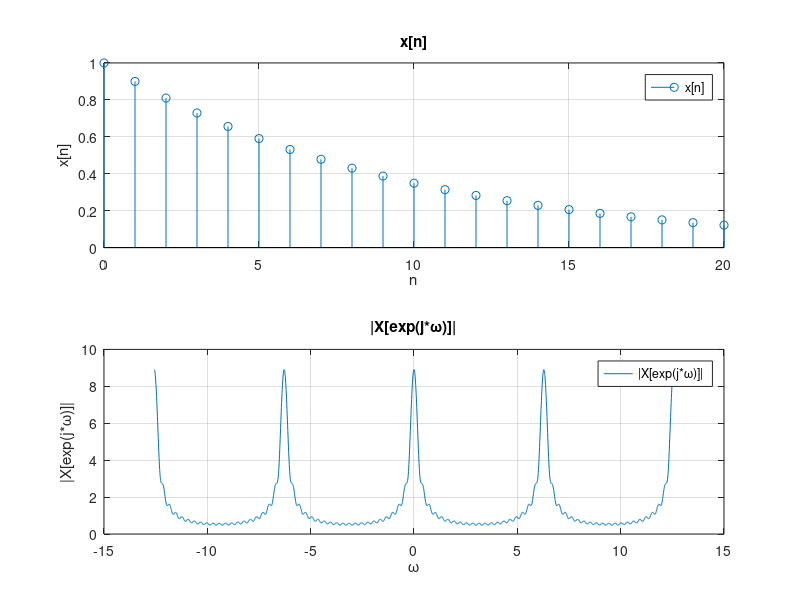

Source code (MATLAB):
%201500127 Δημήτρης Ορεινός ’σκηση 2.3

%Αρχικά ορίζουμε το σήμα διακριτού χρόνου x[n] που μας δίνεται από την εκφωνηση της άσκησης,
% ορίζοντας σταθερό χρονικό βήμα time_step=1, μιας και μιλάμε για διακριτό σήμα. 
%Πιο συγκεκριμένα το σήμα x[n] ορίζεται ως εξής:
%x(t)=(0,9)^(n), με το n(ως διάνυσμα χρόνου n1) να περιλαμβάνει τις τιμές του
%διαστήματος [0,20]

clc
clear all



n1=[0:20];


x=(0.9).^(n1);






%Έπειτα μέσω της εντολής figure ανίογουμε ένα νέο παράθυρο σχεδίασης. 

figure

subplot(2,1,1)%Με τη χρήση  της εντολής subplot(m,n,p), (όπου ο τελευταίος δείκτης p
%ορίζει ποιο παράθυρο κάθε φορά είναι ανοιχτό),χωρίζουμε το παράθυρο σχεδίασης σε δύο μέρη. 


 
 stem(n1,x)%Σχεδιάζουμε στο πρώτο παράθυρο το σήμα x[n],χρησιμοποιώντας την εντολή stem(x,y),
%όπου σαν ανεξάρτητη μεταβλητή x,θα θεωρήσουμε το χρόνο n και σαν
%εξαρτημένη μεταβλητή y, τις τιμές του σήματος x[n], για κάθε τιμή του
%χρόνου n.
 
grid  

ylabel('x[n]'), xlabel('n'), legend('x[n]'), title('x[n]')%Με τη χρήση των εντολών ylabel('text')
%, xlabel('text'), legend('text'), title('text'), 
%εισάγουμε κατάλληλους τίτλους αξόνων και γραφήματος, λεζάντα, πλέγμα και
%βαθμολόγηση αξόνων για τo γράφημα του σήματος x[n].


w=[-4*pi:0.01:4*pi]; %Ορίζουμε ένα διάνυσμα συχνοτήτων στο διάστημα [-10:10] με σταθερό συχνοτικό 
%βήμα freq_step =0.1.

%Στη συνέχεια υπολογίζουμε το μετασχηματισμό Fourier, χρησιμοποιώντας ένα forloop.
%Έτσι θα επιτύχουμε να εφαρμόσουμε ακριβώς τον ορισμό του αθροίσματος που
%αντιστοιχεί στο μετασχηματισμό Fourier για τα διακριτά σήματα,
%δηλαδή σε κάθε loop, για μία συγκεκριμένη τιμή του χρόνου n, να αθροίζουμε ως προς τον χρόνο το x[n].







X=0;
g=0;
for r=0:20
   g=g+1;
    X=X+x(g).*exp(-j*r*w);
end




subplot(2,1,2)



plot(w,abs(X))%Σχεδιάζουμε στο δεύτερο παράθυρο το μέτρο του μετασχηματισμού Fourier του σήματος x[n]
%|X[exp(j*ω)]|,χρησιμοποιώντας την εντολή stem(x,y),
%όπου σαν ανεξάρτητη μεταβλητή x,θα θεωρήσουμε το χρόνο n(διάνυσμα χρόνου n1) και σαν
%εξαρτημένη μεταβλητή y, τις τιμές του μέτρου του Μετασχηματισμού Fourier του σήματος x[n]|X[exp(j*ω)]|, 
%για κάθε τιμή του χρόνου n.

grid

ylabel('|X[exp(j*ω)]|'), xlabel('ω'), legend('|X[exp(j*ω)]|'), title('|X[exp(j*ω)]|')
%Με τη χρήση των εντολών ylabel('text')
%, xlabel('text'), legend('text'), title('text'), 
%εισάγουμε κατάλληλους τίτλους αξόνων και γραφήματος, λεζάντα, πλέγμα και
%βαθμολόγηση αξόνων για τo γράφημα του μέτρου του Μετασχηματισμού Fourier του σήματος x[n]|X[exp(j*ω)]|.


%Από τον πίνακα στοιχειωδών μετασχηματισμών Fourier διακριτών σημάτων
%βρίσκουμε ότι ο Μετασχηματισμού Fourier του σήματος x[n]=α^(n), με |α|=0,9<1 είναι η
%συνάρτηση Χ(exp(j*ω))=1/(1-0,9*exp(-j*ω)) και χρησιμοποιώντας τον τύπο του
%Euler exp(-j*ω)=cos(ω)-j*sin(ω), θα έχουμε Χ(exp(j*ω))=1/(1-0,9*cos(ω)+0,9*j*sin(ω)).
%Αυτή η σχέση δικαιολογεί απόλυτα τη μορφή του γραφήματος του μέτρου του Μετασχηματισμού Fourier 
%του σήματος x[n]|X[exp(j*ω)]| που προκύπτει.



Ex = sum(abs(x).^2) %Στη συνέχεια για αυτό το σήμα θα υπολογίσουμε την ενέργεια του η οποία υπολογίζεται
% μέσω του ολοκληρώματος της συνάρτησης |x(t)|^2 από τη τιμή 0 εώς τη τιμή 20, 
%καθώς το σήμα x[n] ορίζεται στο χρονικό διάστημα [0,20].

% Το μέτρο του σήματος x[n] το βρίσκουμε χρησιμοποιώντας την εντολή abs(x)


    
 %Έπειτα όπως φαίνεται από  τη  παρακάτω γραμμή κώδικα, 
%εφαρμόζουμε το θεώρημα του Parseval στο πεδίο των συχνοτήτων.Αυτό το
%θεώρημα διατυπώνεται ως εξής: Έστω X(exp(j*ω)) ο μετασχηματισμός Fourier του
%διακριτού σήματος x[n].Τότε η ενέργεια Εx του σήματος x[n] που ισούται, στο πεδίο του χρόνου, με
%το άθροισμα των τιμών του σήματος x[n] από 0  εώς το 20 υψωμένες στο τετράγωνο (|x(t)|^2), θα
%ισούται επίσης με το ολκολήρωμα στο χώρο των συχνοτήτων, διαιρούμενο κατα
%2π, από το 0 εώς το 2*π, της συνάρτησης |Χ(ω)|^2.

%Πράγματι διαπιστώνουμε ότι η ιδιότητα του Parseval ισχύει καθώς η ενέργεια
%που προκύπτει, τόσο στο χώρο των συχνοτήτων, όσο και στο χώρο του χρόνου
%είναι η ίδια(σχεδόν, καθώς και οι δύο τιμές ενέργείας είναι πολύ κοντά στη τιμή 5,2 
%με πολύ μικρές αποκλίσεις σε τάξη μεγέθους 10^(-3)).

%Ουσιαστικά προκύπτει ότι η ισχύς του σήματος x[n] για χρονικό διάστημα ίσο
%με μία περίοδο είναι ίσο με το άθροισμα των τιμών του σήματος x[n] υψωμένες στο τετράγωνο, για
%κάθε n.

%Τα ολοκληρώματα της ενέργειας τόσο στο χώρο του χρόνου, όσο και στο χώρο
%των συχνοτήτων, δεν υπολογίζονται χρησιμοποιώντας συμβολικές μεταβλητές,
%αλλά με αριθμητικό τρόπο και πιο συγκεκριμένα χρησιμποιώντας την εντολή
%trapz(X,Y), όπου Χ θεωρούμε τη μεταβλητή ως προς την οποία ολοκληρώνουμε,
%δηλαδή το μέγεθος της συχνότητας και Υ το μέγεθος το οποίο ολοκληρώνουμε,
%δηλαδή το μέτρο του Μετασχηματισμού Fourier του σήματος x(t) υψωμένο στο
%τετράγωνο |Χ(j*Ω)|^2.

E=1/(2*4*pi)*trapz(w,abs(X).^2)%Διαιρούμε το ολοκλήρωμα αυτό της ενέργειας 
%στο χώρο των συχνοτήτων με το χρονικό βήμα 2*π/(max(ω)-min(ω))=2*π/8*π=1/4.
%Tο συγκεκριμένο χρονικό όρο τον πολλαπλασιάζουμε στην ενέργεια Ε, διότι η
%συγκεκριμένη ενέργεια, είναι συνολική για όλες τις περιόδους του σήματος 
%και όχι μόνο για μία περίοδο,καθώς στη προκειμένη περίπτωση θα έχουμε
%πολλές επαναλήψεις σήματος.
